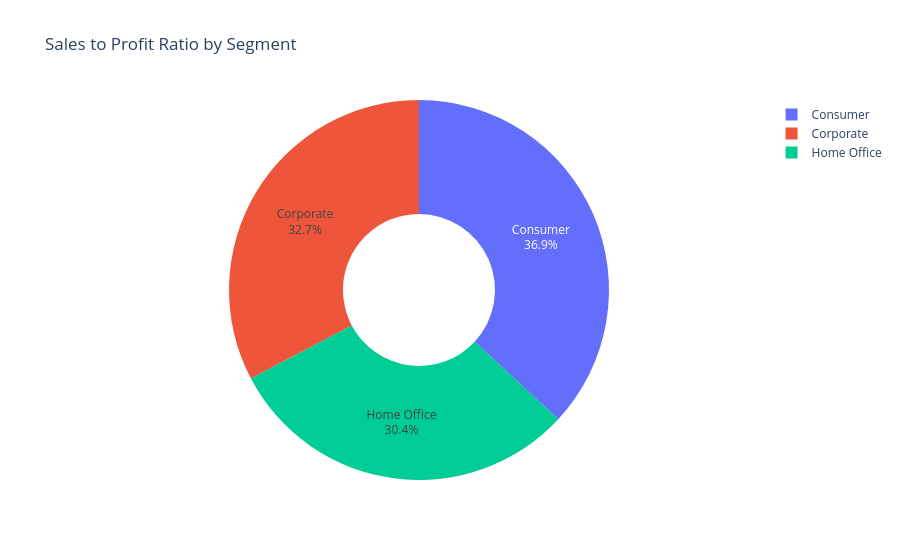

The cell this chart's notebook holds for it:
### Code cell
fig = px.pie(
    sales_profit_by_segment,
    names="Segment",
    values="Sales_to_profit_ratio",
    title="Sales to Profit Ratio by Segment",
    hole=0.4  
)

fig.update_traces(textinfo='percent+label')

fig.show()

### Figure 1 — Plotly figure (JSON) as saved in the notebook; plotly's stock layout.template omitted (floating-point values rounded to 4 significant figures)
{"data": [{"domain": {"x": [0, 1], "y": [0, 1]}, "hole": 0.4, "hovertemplate": "Segment=%{label}<br>Sales_to_profit_ratio=%{value}<extra></extra>", "labels": ["Consumer", "Corporate", "Home Office"], "legendgroup": "", "name": "", "showlegend": true, "textinfo": "percent+label", "type": "pie", "values": [8.659, 7.677, 7.125]}], "layout": {"legend": {"tracegroupgap": 0}, "title": {"text": "Sales to Profit Ratio by Segment"}}}
